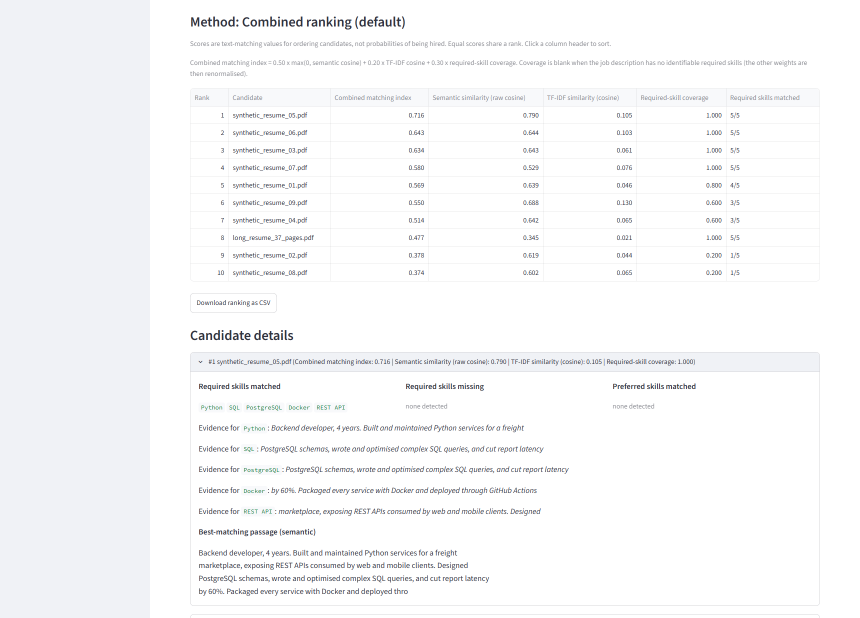
#> input picture docs/screenshots/08_candidate_details_and_score_explanation.png, 1720 x 1236 px (shown at 1/2 size)
$ python make_crops.py
#> lines starting #> are read from the running program, lines starting #| are printed output that depends on the picture
"""Crops two regions out of REAL screenshots so that their text is readable on a slide.

    python presentation/tools/make_crops.py        (needs Pillow; tooling only, not in requirements.txt)

The crops are plain rectangular cut-outs of the screenshots in docs/screenshots/ (nothing is redrawn or edited); the originals are untouched.
"""
from pathlib import Path
from PIL import Image

root = Path(__file__).resolve().parent.parent.parent
shots = root / "docs" / "screenshots"
out = root / "presentation" / "images"
out.mkdir(parents=True, exist_ok=True)

crops = [
    ("08_candidate_details_and_score_explanation.png", (380, 700, 1400, 1205), "crop_candidate_details.png"),
    ("04b_file_validation_edge_cases_scrolled.png", (380, 268, 1245, 670), "crop_status_edge_cases.png"),
]
for source, box, name in crops:
    image = Image.open(shots / source)
#> image is the input picture: PIL image 1720x1236 RGB; mean R, G, B 247.9, 248.4, 249.4
    image.crop(box).save(out / name)
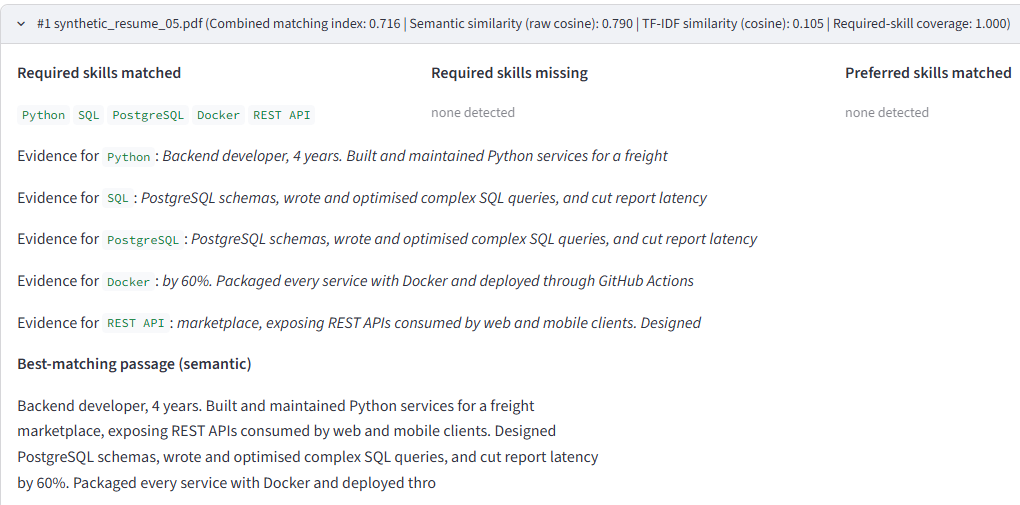
#> saved as crop_candidate_details.png: PIL image 1020x505 RGB; mean R, G, B 245.3, 245.7, 246.4
    print("wrote", (out / name).relative_to(root), "from", source, box)
#> pass 2 of the loop `for source, box, name in crops:`:
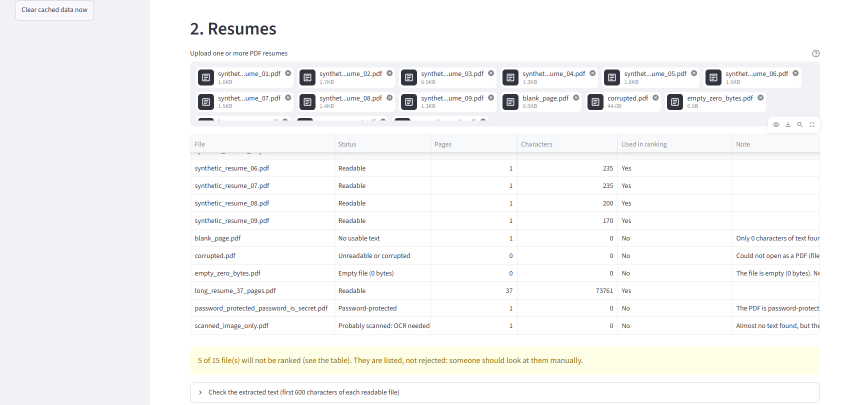
#> input picture docs/screenshots/04b_file_validation_edge_cases_scrolled.png, 1720 x 810 px (shown at 1/2 size)
#> image is the input picture: PIL image 1720x810 RGB; mean R, G, B 246.6, 247, 246.9
#> `image.crop(box).save(out / name)`:
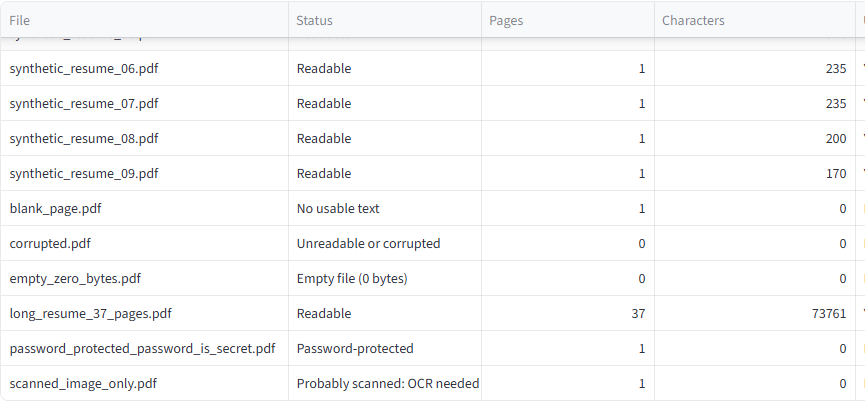
#> saved as crop_status_edge_cases.png: PIL image 865x402 RGB; mean R, G, B 249.1, 249.2, 249.7
